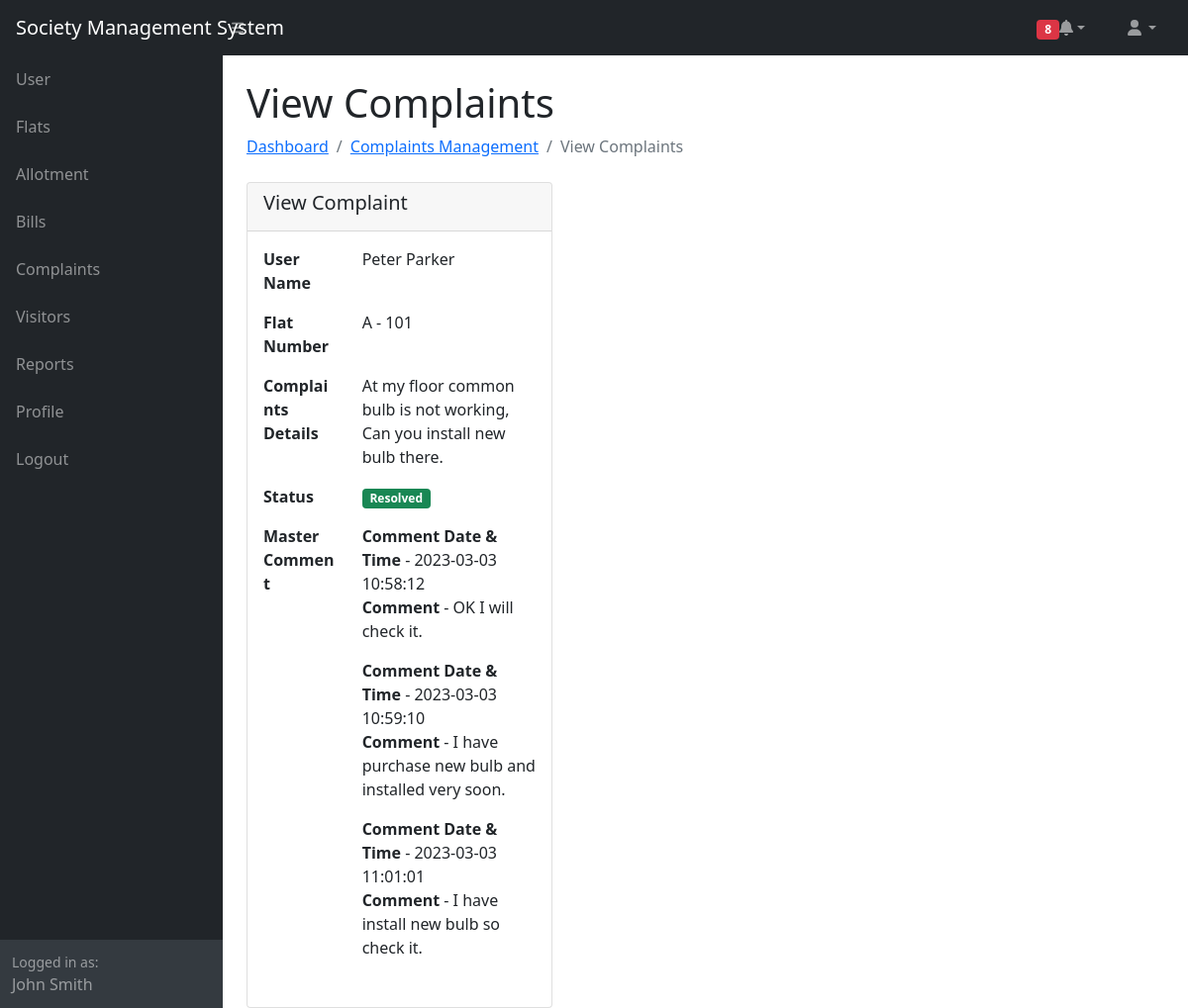
Page /view_complaint.php?id=2 (signed in) on the committed database.
### tables this page shows
CREATE TABLE `complaints` (
  `id` int(11) UNSIGNED NOT NULL,
  `user_id` int(11) UNSIGNED NOT NULL,
  `flat_id` int(11) UNSIGNED NOT NULL,
  `description` text NOT NULL,
  `master_comment` text NOT NULL,
  `status` enum('pending','in_progress','resolved') NOT NULL,
  `created_at` timestamp NOT NULL DEFAULT current_timestamp()
);

CREATE TABLE `users` (
  `id` int(11) UNSIGNED NOT NULL,
  `name` varchar(255) NOT NULL,
  `contact` varchar(100) NOT NULL,
  `email` varchar(255) NOT NULL,
  `password` varchar(255) NOT NULL,
  `role` enum('admin','user') NOT NULL,
  `created_at` timestamp NOT NULL DEFAULT current_timestamp() ON UPDATE current_timestamp()
);

CREATE TABLE `flats` (
  `id` int(11) UNSIGNED NOT NULL,
  `flat_number` varchar(255) NOT NULL,
  `floor` int(11) NOT NULL,
  `block_number` varchar(10) NOT NULL,
  `flat_type` varchar(30) NOT NULL,
  `created_at` timestamp NOT NULL DEFAULT current_timestamp()
);

### view_complaint.php (the view, shortened to what this page needs)
<?php
require_once 'config.php';
if(isset($_GET['id']))
{
	$sql = '
	SELECT complaints.id, users.name, flats.flat_number, flats.block_number, complaints.description, complaints.status, complaints.created_at, complaints.master_comment, complaints.user_id FROM complaints
		JOIN users ON users.id = complaints.user_id
		JOIN flats ON flats.id = complaints.flat_id
		WHERE complaints.id = ?
	';
	$stmt = $pdo->prepare($sql);
	$stmt->execute([$_GET['id']]);
	$complaint = $stmt->fetch(PDO::FETCH_ASSOC);
}
include('header.php');
?>
<div class="container-fluid px-4">
    <h1 class="mt-4">View Complaints</h1>
    <ol class="breadcrumb mb-4">
    	<li class="breadcrumb-item"><a href="dashboard.php">Dashboard</a></li>
        <li class="breadcrumb-item"><a href="complaints.php">Complaints Management</a></li>
        <li class="breadcrumb-item active">View Complaints</li>
    </ol>
	<div class="col-md-4">
		<div class="card">
			<div class="card-header">
				<h5 class="card-title">View Complaint</h5>
			</div>
			<div class="card-body">
				<div class="row mb-3">
					<div class="col-md-4"><b>User Name</b></div>
					<div class="col-md-8"><?php echo (isset($complaint['name'])) ? $complaint['name'] : 'NA'; ?></div>
				</div>
				<div class="row mb-3">
					<div class="col-md-4"><b>Flat Number</b></div>
					<div class="col-md-8"><?php echo (isset($complaint['flat_number'])) ? $complaint['block_number'] . ' - ' . $complaint['flat_number'] : 'NA'; ?></div>
				</div>
				<div class="row mb-3">
					<div class="col-md-4"><b>Complaints Details</b></div>
					<div class="col-md-8"><?php echo (isset($complaint['description'])) ? $complaint['description'] : 'NA'; ?></div>
				</div>
				<?php
				$status = '';
				if(isset($complaint['status']))
				{
					if($complaint['status'] == 'resolved')
					{
						$status = '<span class="badge bg-success">Resolved</span>';
					}
				}
				?>
				<div class="row mb-3">
					<div class="col-md-4"><b>Status</b></div>
					<div class="col-md-8"><?php echo $status; ?></div>
				</div>
				<?php
				if(isset($complaint['master_comment']))
				{
					if($complaint['master_comment'] != '')
					{
						$master_comment = json_decode($complaint['master_comment'], true);
						if(count($master_comment) > 0)
						{
							echo '
							<div class="row mb-3">
								<div class="col-md-4"><b>Master Comment</b></div>
								<div class="col-md-8">
							';
							foreach($master_comment as $comment)
							{
								echo '<p><b>Comment Date & Time</b> - ' . $comment['datetime'] . '<br />';
								echo '<b>Comment</b> - ' . $comment['details'] . '</p>';
							}
							echo '</div>
							</div>
							';
						}
					}
				}
				?>
			</div>
		</div>
	</div>
</div>
<?php
include('footer.php');
?>

### rows in the picture
complaints: user.name "Peter Parker", flat.block_number "A", flat.flat_number "101", description "At my floor common bulb is not working, Can you install new bulb there."

### other values in the picture
count($notification) "8"
$_SESSION['user_name'] "John Smith"
$comment['datetime'] "2023-03-03 10:58:12"
$comment['details'] "OK I will check it."
$comment['datetime'] "2023-03-03 10:59:10"
$comment['details'] "I have purchase new bulb and installed very soon."
$comment['datetime'] "2023-03-03 11:01:01"
$comment['details'] "I have install new bulb so check it."
